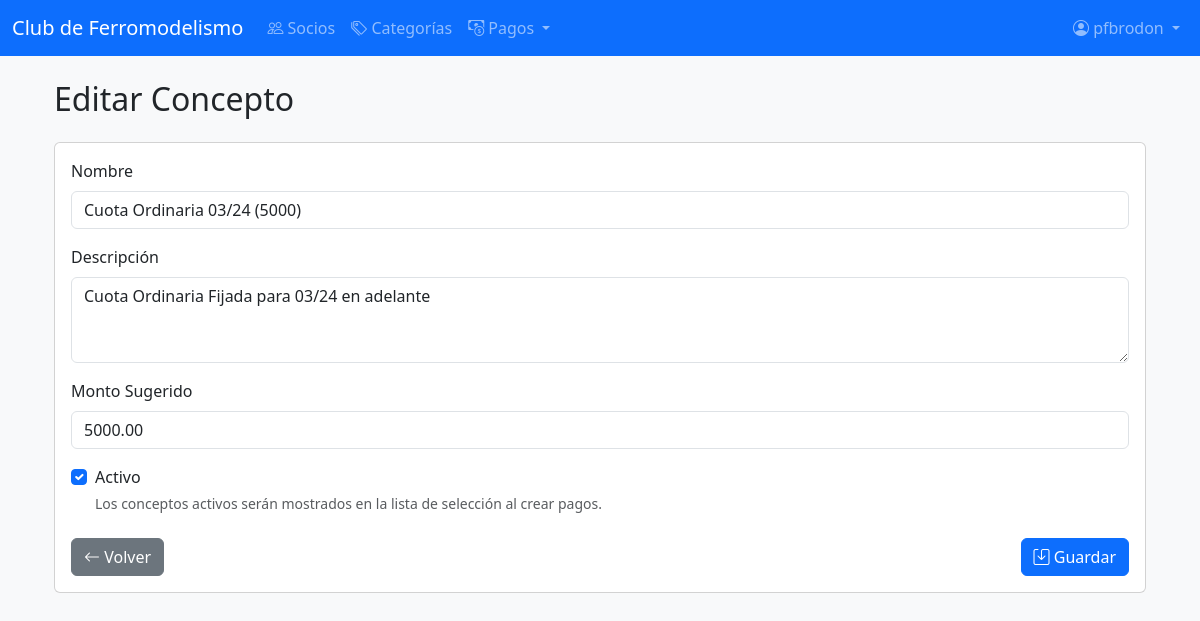
The app's page /socios/conceptos/editar/2/ (signed in) with its own data.
### socios/models.py (models this page shows, shortened)
class Concepto(models.Model):
    nombre = models.CharField(max_length=100, unique=True)
    descripcion = models.TextField(blank=True, null=True)
    monto_sugerido = models.DecimalField(max_digits=10, decimal_places=2, default=0)
    activo = models.BooleanField(default=True)
    class Meta:
        verbose_name = "Concepto"
        verbose_name_plural = "Conceptos"
        ordering = ['nombre']

### socios/views.py (the view, shortened to what this page needs)
# urls.py: path('conceptos/editar/<int:pk>/', ConceptoUpdateView.as_view(), name='editar_concepto'),
class ConceptoUpdateView(LoginRequiredMixin, EsAdministradorMixin, UpdateView):
    model = Concepto
    form_class = ConceptoForm
    template_name = 'socios/concepto_form.html'
    success_url = reverse_lazy('socios:listar_conceptos')
    login_url = 'socios:login'

### socios/forms.py
class ConceptoForm(forms.ModelForm):
    class Meta:
        model = Concepto
        fields = ['nombre', 'descripcion', 'monto_sugerido', 'activo']
        widgets = {
            'nombre': forms.TextInput(attrs={'class': 'form-control'}),
            'descripcion': forms.Textarea(attrs={'class': 'form-control', 'rows': 3}),
            'monto_sugerido': forms.NumberInput(attrs={'class': 'form-control', 'step': '0.01'}),
            'activo': forms.CheckboxInput(attrs={'class': 'form-check-input'}),
        }

### socios/views.py (called while the page is built)
    def test_func(self):
        if self.request.user.is_superuser:
            return True
        if hasattr(self.request.user, 'socio'):
            return self.request.user.socio.es_administrador
        return False

### socios/templates/socios/concepto_form.html (shortened to what this page needs)
{% extends 'base.html' %}
{% block content %}
<div class="container mt-4">
    <div class="row mb-3">
        <div class="col">
            <h2>{% if form.instance.pk %}Editar Concepto{% else %}Nuevo Concepto{% endif %}</h2>
        </div>
    </div>
    <div class="card">
        <div class="card-body">
            <form method="post" novalidate>
                <div class="mb-3">
                    <label for="{{ form.nombre.id_for_label }}" class="form-label">Nombre</label>
                    {{ form.nombre }}
                </div>
                <div class="mb-3">
                    <label for="{{ form.descripcion.id_for_label }}" class="form-label">Descripción</label>
                    {{ form.descripcion }}
                </div>
                <div class="mb-3">
                    <label for="{{ form.monto_sugerido.id_for_label }}" class="form-label">Monto Sugerido</label>
                    {{ form.monto_sugerido }}
                </div>
                <div class="mb-3 form-check">
                    {{ form.activo }}
                    <label for="{{ form.activo.id_for_label }}" class="form-check-label">Activo</label>
                    <div class="form-text text-muted">
                        Los conceptos activos serán mostrados en la lista de selección al crear pagos.
                    </div>
                </div>
                <div class="d-flex justify-content-between mt-4">
                    <a href="{% url 'socios:listar_conceptos' %}" class="btn btn-secondary">
                        <i class="bi bi-arrow-left"></i> Volver
                    </a>
                    <button type="submit" class="btn btn-primary">
                        <i class="bi bi-save"></i> Guardar
                    </button>
                </div>
            </form>
        </div>
    </div>
</div>
{% endblock %}

### socios/templates/base.html (shortened to what this page needs)
<!DOCTYPE html>
<html lang="es">
<head>
        <link href="https://cdn.jsdelivr.net/npm/bootstrap@5.3.2/dist/css/bootstrap.min.css" rel="stylesheet">
        <link rel="stylesheet" href="https://cdn.jsdelivr.net/npm/bootstrap-icons@1.10.0/font/bootstrap-icons.css">
</head>
<body class="bg-light">
        <nav class="navbar navbar-expand-lg navbar-dark bg-primary mb-4">
            <div class="container-fluid">
                <a class="navbar-brand" href="/">Club de Ferromodelismo</a>
                <div class="collapse navbar-collapse" id="navbarNav">
                    <ul class="navbar-nav me-auto mb-2 mb-lg-0">
                        {% if user.is_authenticated %}
                            {% if user.is_superuser or user.socio.es_administrador %}
                                <li class="nav-item">
                                    <a class="nav-link" href="{% url 'socios:listar' %}">
                                        <i class="bi bi-people"></i> Socios
                                    </a>
                                </li>
                                <li class="nav-item">
                                    <a class="nav-link" href="{% url 'socios:listar_categorias' %}">
                                        <i class="bi bi-tags"></i> Categorías
                                    </a>
                                </li>
                                <li class="nav-item dropdown">
                                    <a class="nav-link dropdown-toggle" href="#" id="navbarDropdown" role="button" data-bs-toggle="dropdown" aria-expanded="false">
                                        <i class="bi bi-cash-coin"></i> Pagos
                                    </a>
                                </li>
                            {% else %}
                                <li class="nav-item">
                                    <a class="nav-link" href="{% url 'socios:mi_perfil' %}">
                                        <i class="bi bi-person-circle"></i> Mi Perfil
                                    </a>
                                </li>
                            {% endif %}
                        {% endif %}
                    </ul>
                    <ul class="navbar-nav ms-auto">
                        {% if user.is_authenticated %}
                            <li class="nav-item dropdown">
                                <a class="nav-link dropdown-toggle" href="#" id="userDropdown" role="button" data-bs-toggle="dropdown" aria-expanded="false">
                                    <i class="bi bi-person-circle"></i>
                                    {% if user.socio %}
                                        {{ user.socio.nombre }} {{ user.socio.apellido }}
                                    {% else %}
                                        {{ user.username }}
                                    {% endif %}
                                </a>
                            </li>
                        {% endif %}
                    </ul>
                </div>
            </div>
        </nav>
        <div class="container">
            {% block content %}{% endblock %}
        </div>
</body>
</html>

### records on screen
Concepto: nombre "Cuota Ordinaria 03/24 (5000)", descripcion "Cuota Ordinaria Fijada para 03/24 en adelante", monto_sugerido "5000.00", activo "☑"

### other values on screen
{{ user.username }} "pfbrodon"
